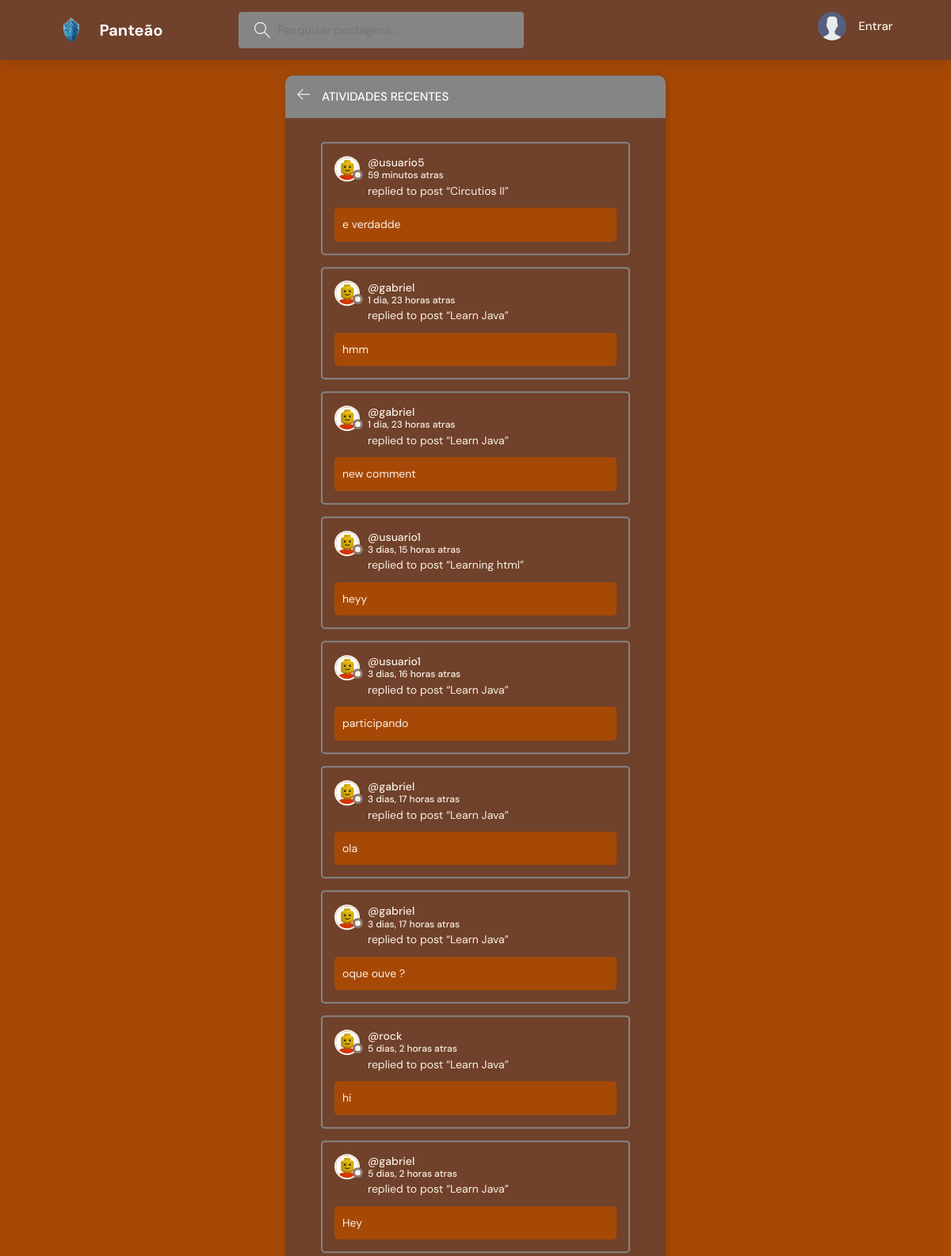
The page /activity/ on the database its author committed.
### base/models.py (models this page shows)
class Message(models.Model):
    user = models.ForeignKey(User, on_delete = models.CASCADE)
    room = models.ForeignKey(Room, on_delete=models.CASCADE)
    body = models.TextField()
    updated= models.DateTimeField(auto_now =True)
    created = models.DateTimeField(auto_now_add =True)
    class Meta:
        ordering =['-updated', '-created']
    def __str__(self):
        return self.body[0:50]

class Room(models.Model):
    host= models.ForeignKey(User, on_delete=models.SET_NULL, null=True)
    topic = models.ForeignKey(Topic, on_delete=models.SET_NULL, null=True)
    name = models.CharField(max_length=200)
    description = models.TextField(null=True, blank=True)
    participants = models.ManyToManyField(User, related_name='participants', blank=True) #adiciona usuarios nat r
    updated= models.DateTimeField(auto_now =True)
    created = models.DateTimeField(auto_now_add =True)
    class Meta:
        ordering =['-updated', '-created']
    def __str__(self):
        return str(self.name)

### base/views.py (the view)
# urls.py: path('activity/', views.activityPage, name="activity"),
def activityPage(request):
    room_messages = Message.objects.all()
    return render(request, 'base/activity.html',{'room_messages':room_messages})

### base/templates/base/activity.html (shortened to what this page needs)
{% extends 'main.html' %}
{% load static %}
{% block content %}
    <main class="layout">
      <div class="container">
        <div class="layout__box">
          <div class="layout__boxHeader">
            <div class="layout__boxTitle">
              <a href="{% url 'home' %}">
                <svg version="1.1" xmlns="http://www.w3.org/2000/svg" width="32" height="32" viewBox="0 0 32 32">
                  <title>arrow-left</title>
                  <path
                    d="M13.723 2.286l-13.723 13.714 13.719 13.714 1.616-1.611-10.96-10.96h27.625v-2.286h-27.625l10.965-10.965-1.616-1.607z"
                  ></path>
                </svg>
              </a>
              <h3>Atividades recentes</h3>
            </div>
          </div>
          <div class="activities-page layout__body">
            {% for message in room_messages %}
    <div class="activities__box">
      <div class="activities__boxHeader roomListRoom__header">
        <a href="{% url 'user-profile' message.user.id %}" class="roomListRoom__author">
          <div class="avatar avatar--small">
            <img src="{% static 'images/profile_geral.jpg' %}" />
          </div>
          <p>
            @{{message.user}}
            <span>{{message.created|timesince}}  atras</span>
          </p>
        </a>
      </div>
      <div class="activities__boxContent">
        <p>replied to post “<a href="{% url 'room' message.room.id %}">{{message.room}}</a>”</p>
        <div class="activities__boxRoomContent">
            <p> {{message}} </p>
        </div>
      </div>
    </div>
    {% endfor %}
          </div>
        </div>
      </div>
    </main>
{% endblock content %}

### static/styles/style.css (style rules this page uses)
:root { --color-main: #F8F0E3; --color-main-light: #F8F0E3; --color-dark: #563f3fad; --color-dark-medium: #858585; --color-dark-light: #858585; --color-light: #ffffff; --color-gray: #F8F0E3; --color-light-gray: #F8F0E3; --color-bg: #a74906; --color-success: #12a554; --color-error: #fc4b0b; }
* { font-family: "DM Sans", -apple-system, BlinkMacSystemFont, "Segoe UI", Roboto, Oxygen, Ubuntu, Cantarell, "Open Sans", "Helvetica Neue", sans-serif; margin: 0; padding: 0; box-sizing: border-box; text-rendering: optimizeLegibility; font-size: inherit; }
html { font-size: 56.25%; }
@media only screen and (min-width: 1200px) { html { font-size: 62.5%; } }
body { line-height: 1.6; font-weight: 400; font-size: 1.5rem; color: var(--color-main); background-color: var(--color-bg); min-height: 100vh; }
img { width: 100%; }
a { display: inline-block; color: var(--color-main); text-decoration: none; }
.container { max-width: 120rem; width: 90%; margin: auto; }
.avatar { position: relative; display: inline-block; border-radius: 50%; border: 2px solid var(--color-main); }
.avatar img { display: block; border-radius: 50%; object-fit: cover; object-position: center; }
.avatar::after { content: ""; display: block; position: absolute; background-color: var(--color-gray); z-index: 111; border-radius: 50%; border: 0.3rem solid var(--color-dark); }
.avatar.avatar--small img { width: 2.8rem; height: 2.8rem; }
.avatar.avatar--small:after { width: 0.7rem; height: 0.7rem; bottom: 0px; right: -6px; }
.layout { margin-top: 2.4rem; }
.layout > .container { display: flex; justify-content: space-between; align-items: flex-start; }
.layout__box { width: 90%; max-width: 48rem; min-height: 40rem; position: absolute; top: 50%; left: 50%; transform: translate(-50%, -46%); background-color: var(--color-dark); border-radius: 1rem; box-shadow: 1px 1px 6px 3px rgba(0, 0, 0, 0.1); overflow: hidden; }
.layout__boxHeader { display: flex; padding: 1.5rem; background-color: var(--color-dark-light); }
.layout__boxTitle { display: flex; gap: 1.5rem; align-items: center; }
.layout__boxTitle h3 { text-transform: uppercase; font-weight: 500; color: var(--color-light); }
.layout__boxTitle svg { width: 1.6rem; height: 1.6rem; fill: var(--color-main); }
.layout__body { margin: 3rem; }
.roomListRoom__header { display: flex; justify-content: space-between; align-items: center; }
.roomListRoom__author { font-weight: 500; display: flex; align-items: center; gap: 1rem; }
.activities__box { margin: 1.5rem; padding: 1.5rem; border: 2px solid var(--color-dark-medium); border-radius: 5px; }
.activities__boxHeader p { font-size: 1.4rem; line-height: 1.3; }
.activities__boxHeader p span { color: var(--color-gray); font-size: 1.2rem; display: block; }
.activities__boxContent { margin-left: 4.2rem; }
.activities__boxContent { font-size: 1.4rem; }
.activities__boxRoomContent { background: var(--color-bg); padding: 1rem; border-radius: 5px; margin-top: 1rem; margin-left: -4.2rem; }

### rows shown on the page
Message: user "usuario5", created "59 minutos", room "Circutios II", body "e verdadde"
Message: user "gabriel", created "1 dia, 23 horas", room "Learn Java", body "hmm"
Message: user "gabriel", created "1 dia, 23 horas", room "Learn Java", body "new comment"
Message: user "usuario1", created "3 dias, 15 horas", room "Learning html", body "heyy"
Message: user "usuario1", created "3 dias, 16 horas", room "Learn Java", body "participando"
Message: user "gabriel", created "3 dias, 17 horas", room "Learn Java", body "ola"
Message: user "gabriel", created "3 dias, 17 horas", room "Learn Java", body "oque ouve ?"
Message: user "rock", created "5 dias, 2 horas", room "Learn Java", body "hi"
Message: user "gabriel", created "5 dias, 2 horas", room "Learn Java", body "Hey"
